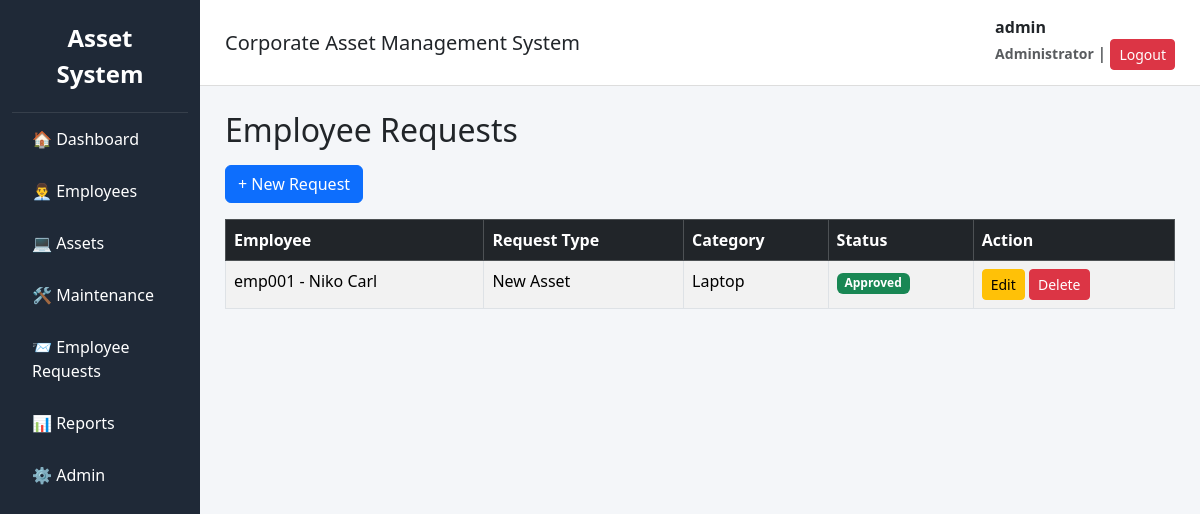
Page /requests/ (signed in) on the committed database.
### accounts/models.py (models this page shows, shortened)
class User(AbstractUser):
    ROLE_CHOICES = (
        ('Admin', 'Admin'),
        ('IT Officer', 'IT Officer'),
        ('Employee', 'Employee'),
    )
    role = models.CharField(max_length=20, choices=ROLE_CHOICES)
    created_at = models.DateTimeField(auto_now_add=True)
    updated_at = models.DateTimeField(auto_now=True)

### requests_app/models.py (models this page shows, shortened)
class EmployeeRequest(models.Model):
    REQUEST_TYPES = (
        ("New Asset", "New Asset"),
        ("Replacement", "Replacement"),
        ("Damage Report", "Damage Report"),
    )
    STATUS_CHOICES = (
        ("Pending", "Pending"),
        ("Approved", "Approved"),
        ("Rejected", "Rejected"),
        ("Completed", "Completed"),
    )
    employee = models.ForeignKey(
        Employee,
        on_delete=models.CASCADE
    )
    request_type = models.CharField(
        max_length=30,
        choices=REQUEST_TYPES
    )
    asset_category = models.ForeignKey(
        AssetCategory,
        on_delete=models.SET_NULL,
        null=True,
        blank=True
    )
    asset = models.ForeignKey(
        Asset,
        on_delete=models.SET_NULL,
        null=True,
        blank=True
    )
    description = models.TextField()
    status = models.CharField(
        max_length=20,
        choices=STATUS_CHOICES,
        default="Pending"
    )
    approved_by = models.ForeignKey(
        settings.AUTH_USER_MODEL,
        on_delete=models.SET_NULL,
        null=True,
        blank=True
    )
    approved_at = models.DateTimeField(
        null=True,
        blank=True
    )
    created_at = models.DateTimeField(
        auto_now_add=True
    )

### employees/models.py (models this page shows)
class Employee(models.Model):
    STATUS_CHOICES = (
        ('Active', 'Active'),
        ('Inactive', 'Inactive'),
    )
    employee_code = models.CharField(max_length=20, unique=True)
    user = models.OneToOneField(
        settings.AUTH_USER_MODEL,
        on_delete=models.CASCADE
    )
    department = models.ForeignKey(
        Department,
        on_delete=models.PROTECT
    )
    designation = models.ForeignKey(
        Designation,
        on_delete=models.PROTECT
    )
    first_name = models.CharField(max_length=100)
    last_name = models.CharField(max_length=100)
    email = models.EmailField(unique=True)
    phone = models.CharField(max_length=20)
    joining_date = models.DateField()
    status = models.CharField(
        max_length=10,
        choices=STATUS_CHOICES,
        default='Active'
    )
    created_at = models.DateTimeField(auto_now_add=True)
    updated_at = models.DateTimeField(auto_now=True)
    def __str__(self):
        return f"{self.employee_code} - {self.first_name} {self.last_name}"

### assets/models.py (models this page shows)
class AssetCategory(models.Model):
    category_name = models.CharField(max_length=100, unique=True)
    description = models.TextField(blank=True)
    def __str__(self):
        return self.category_name

### requests_app/views.py (the view)
@login_required
def request_list(request):
    requests = EmployeeRequest.objects.select_related(
        "employee",
        "asset",
        "asset_category",
        "approved_by",
    )
    return render(
        request,
        "requests_app/request_list.html",
        {
            "requests": requests,
        },
    )

### templates/requests_app/request_list.html (shortened to what this page needs)
{% extends "base.html" %}
{% block content %}
<h2 class="mb-3">Employee Requests</h2>
<a href="{% url 'request_create' %}" class="btn btn-primary mb-3">
    + New Request
</a>
<table class="table table-bordered table-striped">
    <thead class="table-dark">
        <tr>
            <th>Employee</th>
            <th>Request Type</th>
            <th>Category</th>
            <th>Status</th>
            <th>Action</th>
        </tr>
    </thead>
    <tbody>
    {% for request in requests %}
        <tr>
            <td>{{ request.employee }}</td>
            <td>{{ request.request_type }}</td>
            <td>{{ request.asset_category }}</td>
            <td>{% if request.status == "Pending" %}
<span class="badge bg-warning text-dark">
Pending
</span>
{% elif request.status == "Approved" %}
<span class="badge bg-success">
Approved
</span>
{% elif request.status == "Rejected" %}
<span class="badge bg-danger">
Rejected
</span>
{% else %}
<span class="badge bg-primary">
Completed
</span>
{% endif %}</td>
            <td>
                <a href="{% url 'request_update' request.id %}" class="btn btn-warning btn-sm">
                    Edit
                </a>
                <a href="{% url 'request_delete' request.id %}" class="btn btn-danger btn-sm">
                    Delete
                </a>
            </td>
        </tr>
    {% empty %}
        <tr>
            <td colspan="5" class="text-center">
                No requests found.
            </td>
        </tr>
    {% endfor %}
    </tbody>
</table>
{% endblock %}

### templates/base.html (shortened to what this page needs)
<!DOCTYPE html>
<html lang="en">
<head>
    <link href="https://cdn.jsdelivr.net/npm/bootstrap@5.3.3/dist/css/bootstrap.min.css" rel="stylesheet">
</head>
<body>
<div class="container-fluid">
<div class="row">
<div class="col-md-2 sidebar">
<div class="brand">
Asset System
</div>
<a href="/">🏠 Dashboard</a>
{% if request.user.is_staff %}
<a href="/employees/">👨‍💼 Employees</a>
<a href="/assets/">💻 Assets</a>
<a href="/maintenance/">🛠 Maintenance</a>
<a href="/requests/">📨 Employee Requests</a>
{% endif %}
{% if request.user.is_superuser %}
<a href="/reports/">📊 Reports</a>
<a href="/admin/">⚙️ Admin</a>
{% endif %}
</div>
<div class="col-md-10 p-0">
<div class="topbar">
<div>
<h5 class="mb-0">
Corporate Asset Management System
</h5>
</div>
<div>
<span class="username">
<strong>{{ request.user.get_full_name|default:request.user.username }}</strong>
<br>
<small class="text-muted">
{% if request.user.is_superuser %}
Administrator
{% elif request.user.is_staff %}
Staff
{% else %}
Employee
{% endif %}
</small>
</span>
|
<a href="{% url 'logout' %}"
class="btn btn-sm btn-danger">
Logout
</a>
</div>
</div>
<div class="content">
{% block content %}
{% endblock %}
</div>
</div>
</div>
</div>
</body>
</html>

### templates/base.html (style rules this page uses)
body { background:#f4f6f9; }
.sidebar { min-height:100vh; background:#1f2937; }
.brand { color:white; font-size:24px; font-weight:bold; padding:20px; text-align:center; border-bottom:1px solid rgba(255,255,255,.1); }
.sidebar a { display:block; color:white; padding:14px 20px; text-decoration:none; transition:.2s; }
.topbar { background:white; padding:15px 25px; border-bottom:1px solid #ddd; display:flex; justify-content:space-between; align-items:center; }
.content { padding:25px; }
.username { font-weight:bold; }

### rows in the picture
User: user.get_full_name "admin"
EmployeeRequest: employee "emp001 - Niko Carl", request_type "New Asset", asset_category "Laptop", status "Approved"
